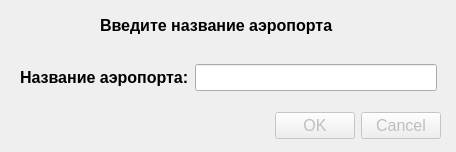
<?xml version="1.0" encoding="UTF-8"?>
<ui version="4.0">
 <class>AirportNameDialog</class>
 <widget class="QDialog" name="AirportNameDialog">
  <property name="geometry">
   <rect>
    <x>0</x>
    <y>0</y>
    <width>456</width>
    <height>152</height>
   </rect>
  </property>
  <property name="font">
   <font>
    <pointsize>12</pointsize>
   </font>
  </property>
  <property name="windowTitle">
   <string>Название аэропорта</string>
  </property>
  <widget class="QLabel" name="title_label">
   <property name="geometry">
    <rect>
     <x>100</x>
     <y>10</y>
     <width>311</width>
     <height>31</height>
    </rect>
   </property>
   <property name="font">
    <font>
     <pointsize>12</pointsize>
     <bold>true</bold>
    </font>
   </property>
   <property name="text">
    <string>Введите название аэропорта</string>
   </property>
  </widget>
  <widget class="QWidget" name="layoutWidget">
   <property name="geometry">
    <rect>
     <x>20</x>
     <y>60</y>
     <width>417</width>
     <height>35</height>
    </rect>
   </property>
   <layout class="QHBoxLayout" name="horizontalLayout_2">
    <item>
     <widget class="QLabel" name="airport_name_label">
      <property name="font">
       <font>
        <pointsize>12</pointsize>
        <bold>true</bold>
       </font>
      </property>
      <property name="text">
       <string>Название аэропорта:</string>
      </property>
     </widget>
    </item>
    <item>
     <widget class="QLineEdit" name="airport_name_edit"/>
    </item>
   </layout>
  </widget>
  <widget class="QDialogButtonBox" name="buttonBox">
   <property name="enabled">
    <bool>false</bool>
   </property>
   <property name="geometry">
    <rect>
     <x>100</x>
     <y>110</y>
     <width>341</width>
     <height>32</height>
    </rect>
   </property>
   <property name="orientation">
    <enum>Qt::Orientation::Horizontal</enum>
   </property>
   <property name="standardButtons">
    <set>QDialogButtonBox::StandardButton::Cancel|QDialogButtonBox::StandardButton::Ok</set>
   </property>
  </widget>
 </widget>
 <resources/>
 <connections/>
</ui>
